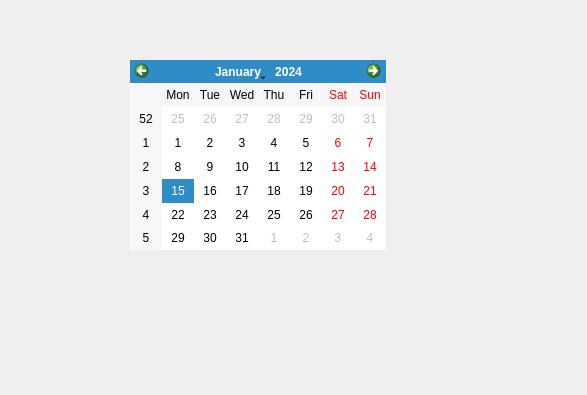
<?xml version="1.0" encoding="UTF-8"?>
<ui version="4.0">
 <class>agenda</class>
 <widget class="QDialog" name="agenda">
  <property name="geometry">
   <rect>
    <x>0</x>
    <y>0</y>
    <width>587</width>
    <height>395</height>
   </rect>
  </property>
  <property name="windowTitle">
   <string>Dialog</string>
  </property>
  <widget class="QCalendarWidget" name="calendarWidget">
   <property name="geometry">
    <rect>
     <x>130</x>
     <y>60</y>
     <width>256</width>
     <height>190</height>
    </rect>
   </property>
  </widget>
 </widget>
 <resources/>
 <connections/>
</ui>
